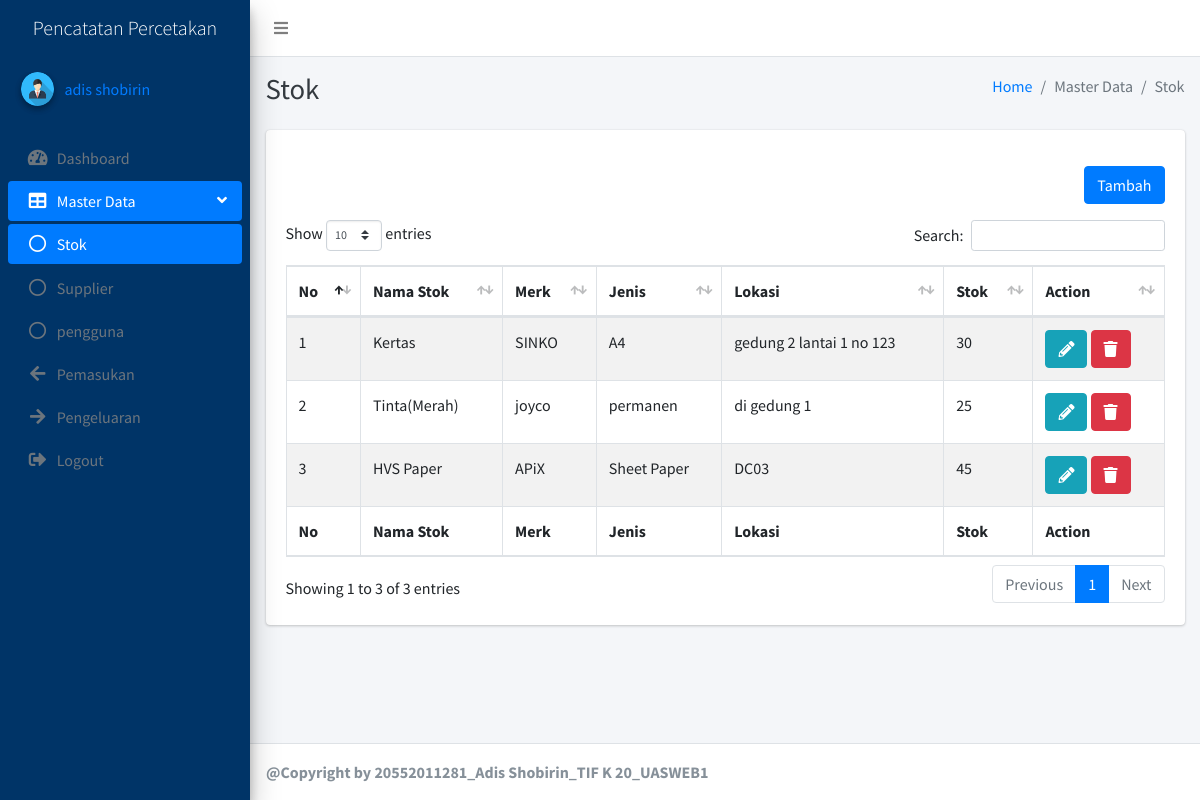
The page /pages/stok/stok.php (signed in) on the database its author committed.
### tables this page shows
CREATE TABLE `pengguna` (
  `id` int(11) NOT NULL,
  `nama_lengkap` varchar(150) NOT NULL,
  `username` varchar(100) NOT NULL,
  `password` varchar(100) NOT NULL
);

CREATE TABLE `stok` (
  `id` int(11) NOT NULL,
  `nama_stok` varchar(250) NOT NULL,
  `merk` varchar(150) NOT NULL,
  `jenis` varchar(150) NOT NULL,
  `lokasi` text NOT NULL,
  `stok` int(11) NOT NULL
);

### pages/stok/stok.php (the view, shortened to what this page needs)
<?php
include('../../connectDB.php');
if ($_SESSION['session']) {
    $id = $_SESSION['session'];
    $sql = mysqli_query($connect, "SELECT * FROM pengguna WHERE id='$id'");
    $data = mysqli_fetch_assoc($sql);
}
?>
<!DOCTYPE html>
<html>
<head>
    <link rel="stylesheet" href="../../plugins/fontawesome-free/css/all.min.css">
    <link rel="stylesheet" href="https://code.ionicframework.com/ionicons/2.0.1/css/ionicons.min.css">
    <link rel="stylesheet" href="../../plugins/datatables-bs4/css/dataTables.bootstrap4.min.css">
    <link rel="stylesheet" href="../../plugins/datatables-responsive/css/responsive.bootstrap4.min.css">
    <link rel="stylesheet" href="../../plugins/tempusdominus-bootstrap-4/css/tempusdominus-bootstrap-4.min.css">
    <link rel="stylesheet" href="../../dist/css/adminlte.min.css">
</head>
<body class="hold-transition sidebar-mini layout-fixed">
    <div class="wrapper">
        <nav class="main-header navbar navbar-expand navbar-white navbar-light">
            <ul class="navbar-nav">
                <li class="nav-item">
                    <a class="nav-link" data-widget="pushmenu" href="#" role="button"><i class="fas fa-bars"></i></a>
                </li>
            </ul>
        </nav>
        <aside class="main-sidebar elevation-4" style="background-color: #003467;">
            <a href="../../index.php" class="brand-link text-center text-white">
                <span class="brand-text font-weight-light">Pencatatan Percetakan</span>
            </a>
            <div class="sidebar">
                <div class="user-panel mt-3 pb-3 mb-3 d-flex">
                    <div class="image">
                        <img src="../../dist/img/user.png" class="img-circle elevation-2" alt="User Image">
                    </div>
                    <div class="info">
                        <a href="../profile/profile.php" class="d-block">
                            <?php echo $data['nama_lengkap']; ?>
                        </a>
                    </div>
                </div>
                <nav class="mt-2">
                    <ul class="nav nav-pills nav-sidebar flex-column" data-widget="treeview" role="menu"
                        data-accordion="false">
                        <li class="nav-item">
                            <a href="../../index.php" class="nav-link">
                                <i class="nav-icon fas fa-tachometer-alt"></i>
                                <p>
                                    Dashboard
                                </p>
                            </a>
                        </li>
                        <li class="nav-item has-treeview menu-open">
                            <a href="#" class="nav-link active">
                                <i class="nav-icon fas fa-table"></i>
                                <p>
                                    Master Data
                                    <i class="fas fa-angle-left right"></i>
                                </p>
                            </a>
                            <ul class="nav nav-treeview">
                                <li class="nav-item">
                                    <a href="stok.php" class="nav-link active">
                                        <i class="far fa-circle nav-icon"></i>
                                        <p>Stok</p>
                                    </a>
                                </li>
                                <li class="nav-item">
                                    <a href="../supplier/supplier.php" class="nav-link">
                                        <i class="far fa-circle nav-icon"></i>
                                        <p>Supplier</p>
                                    </a>
                                </li>
                                <li class="nav-item">
                                    <a href="../pengguna/pengguna.php" class="nav-link">
                                        <i class="far fa-circle nav-icon"></i>
                                        <p>pengguna</p>
                                    </a>
                                </li>
                            </ul>
                        </li>
                        <li class="nav-item">
                            <a href="../pemasukan/pemasukan.php" class="nav-link">
                                <i class="nav-icon fas fa-arrow-left"></i>
                                <p>
                                    Pemasukan
                                </p>
                            </a>
                        </li>
                        <li class="nav-item">
                            <a href="../pengeluaran/pengeluaran.php" class="nav-link">
                                <i class="nav-icon fas fa-arrow-right"></i>
                                <p>
                                    Pengeluaran
                                </p>
                            </a>
                        </li>
                        <li class="nav-item">
                            <a href="../login/logout.php" class="nav-link">
                                <i class="nav-icon fas fa-sign-out-alt"></i>
                                <p>
                                    Logout
                                </p>
                            </a>
                        </li>
                    </ul>
                </nav>
            </div>
        </aside>
        <div class="content-wrapper">
            <div class="content-header">
                <div class="container-fluid">
                    <div class="row mb-2">
                        <div class="col-sm-6">
                            <h1 class="m-0 text-dark">Stok</h1>
                        </div>
                        <div class="col-sm-6">
                            <ol class="breadcrumb float-sm-right">
                                <li class="breadcrumb-item"><a href="#">Home</a></li>
                                <li class="breadcrumb-item active">Master Data</li>
                                <li class="breadcrumb-item active">Stok</li>
                            </ol>
                        </div>
                    </div>
                </div>
            </div>
            <section class="content">
                <div class="container-fluid">
                    <div class="row">
                        <div class="col-12">
                            <div class="card">
                                <div class="card-body">
                                    <div class="my-3 w-100 d-flex justify-content-end">
                                        <a href="tambahStok.php" class="btn btn-primary">Tambah</a>
                                    </div>
                                    <table id="example1" class="table table-bordered table-striped">
                                        <thead>
                                            <tr>
                                                <th>No</th>
                                                <th>Nama Stok</th>
                                                <th>Merk</th>
                                                <th>Jenis</th>
                                                <th>Lokasi</th>
                                                <th>Stok</th>
                                                <th>Action</th>
                                            </tr>
                                        </thead>
                                        <tbody>
                                            <?php
                                            $no = 1;
                                            $sql = mysqli_query($connect, "SELECT * FROM stok");
                                            while ($data = mysqli_fetch_assoc($sql)) {
                                                ?>
                                                <tr>
                                                    <td>
                                                        <?php echo $no++ ?>
                                                    </td>
                                                    <td>
                                                        <?php echo $data['nama_stok'] ?>
                                                    </td>
                                                    <td>
                                                        <?php echo $data['merk'] ?>
                                                    </td>
                                                    <td>
                                                        <?php echo $data['jenis'] ?>
                                                    </td>
                                                    <td>
                                                        <?php echo $data['lokasi'] ?>
                                                    </td>
                                                    <td>
                                                        <?php echo $data['stok'] ?>
                                                    </td>
                                                    <td>
                                                        <a href="editStok.php?id=<?php echo $data['id'] ?>"
                                                            class="btn btn-info">
                                                            <i class="fas fa-pencil-alt"></i>
                                                        </a>
                                                        <a href="hapusStok.php?id=<?php echo $data['id'] ?>"
                                                            class="btn btn-danger">
                                                            <i class="fas fa-trash"></i>
                                                        </a>
                                                    </td>
                                                </tr>
                                                <?php
                                            }
                                            ?>
                                        </tbody>
                                        <tfoot>
                                            <tr>
                                                <th>No</th>
                                                <th>Nama Stok</th>
                                                <th>Merk</th>
                                                <th>Jenis</th>
                                                <th>Lokasi</th>
                                                <th>Stok</th>
                                                <th>Action</th>
                                            </tr>
                                        </tfoot>
                                    </table>
                                </div>
                            </div>
                        </div>
                    </div>
                </div>
            </section>
        </div>
        <footer class="main-footer">
                  <strong>@Copyright by 20552011281_Adis Shobirin_TIF K 20_UASWEB1</strong>
        </footer>
    </div>
</body>
</html>

### rows shown on the page
pengguna: nama_lengkap "adis shobirin"
stok: nama_stok "Kertas", merk "SINKO", jenis "A4", lokasi "gedung 2 lantai 1 no 123", stok "30"
stok: nama_stok "Tinta(Merah)", merk "joyco", jenis "permanen", lokasi "di gedung 1", stok "25"
stok: nama_stok "HVS Paper", merk "APiX", jenis "Sheet Paper", lokasi "DC03", stok "45"
